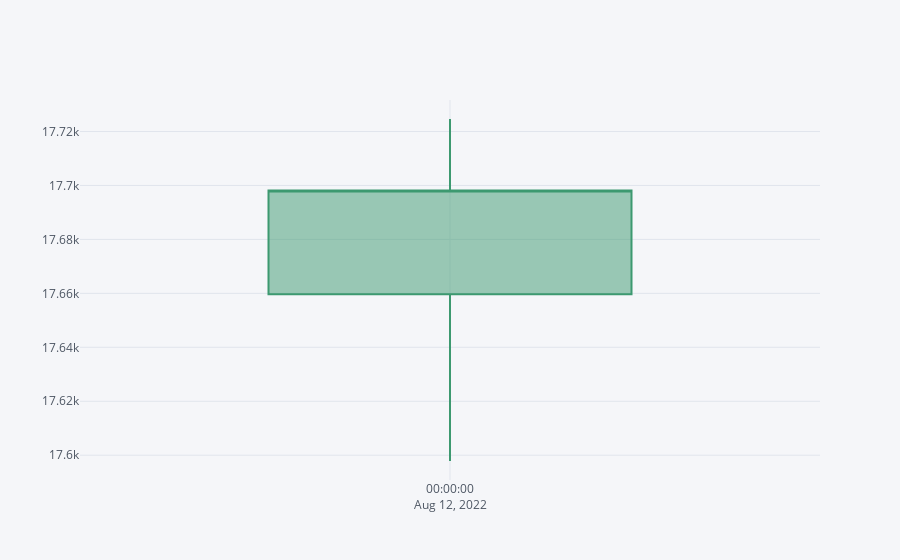

The cell this chart's notebook holds for it:
### Code cell
share[['Open', 'High', 'Low','Close']].iplot('candle')

### Figure 1 — Plotly figure (JSON) as saved in the notebook; plotly's stock layout.template omitted (floating-point values rounded to 4 significant figures)
{"data": [{"close": [17700.0], "high": [17720.0], "low": [17600.0], "open": [17660.0], "showlegend": false, "type": "candlestick", "x": ["2022-08-12"], "yaxis": "y2"}], "layout": {"legend": {"bgcolor": "#F5F6F9", "font": {"color": "#4D5663"}}, "paper_bgcolor": "#F5F6F9", "plot_bgcolor": "#F5F6F9", "title": {"font": {"color": "#4D5663"}}, "xaxis": {"gridcolor": "#E1E5ED", "rangeslider": {"visible": false}, "showgrid": true, "tickfont": {"color": "#4D5663"}, "title": {"font": {"color": "#4D5663"}, "text": ""}, "zerolinecolor": "#E1E5ED"}, "yaxis": {"gridcolor": "#E1E5ED", "showgrid": true, "showticklabels": false, "tickfont": {"color": "#4D5663"}, "title": {"font": {"color": "#4D5663"}, "text": ""}, "zerolinecolor": "#E1E5ED"}, "yaxis2": {"gridcolor": "#E1E5ED", "showgrid": true, "tickfont": {"color": "#4D5663"}, "title": {"font": {"color": "#4D5663"}, "text": ""}, "zerolinecolor": "#E1E5ED"}}}
